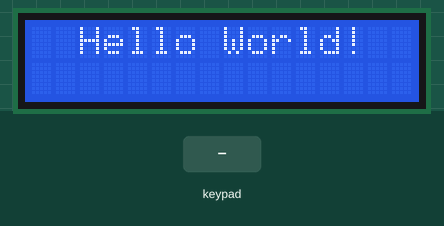
Simulated run of this sketch. Board: Arduino Uno, built with avr-gcc and run on an emulated ATmega328P. Shown: 16×2 character LCD. The inputs (shaded band) are chosen by the test bench.

Above: at 0.1 s.
3.8 s: keypad keys 9 8 7 6 * pressed 0.4 s apart
At 6.5 s:
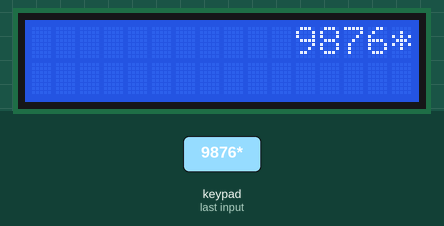
7.3 s: key '1' pressed
At 7.7 s:
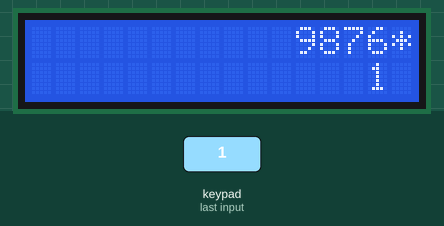
8.8 s: key '4' pressed
At 10.0 s:
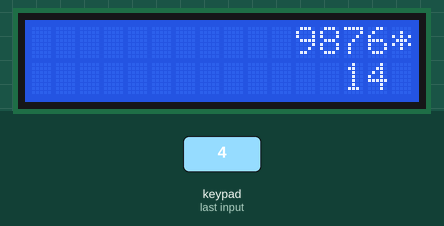
10.3 s: keypad keys 9 8 7 6 pressed 0.4 s apart
At 12.1 s:
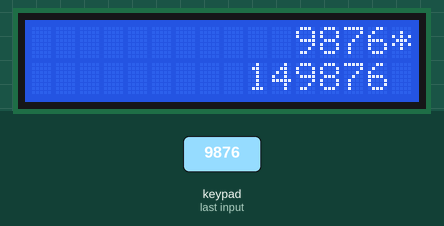
13.4 s: key 'X' pressed
At 13.7 s:
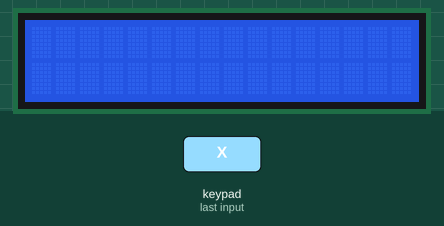
14.9 s: keypad keys 7 + 5 = pressed 0.4 s apart
At 15.5 s:
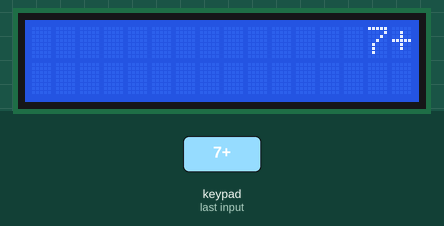
Timing chart, 0 to 17.9 s (numbered marks = the images above; inputs shaded):
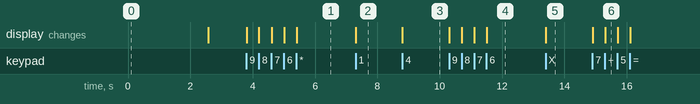

Measured:
- after the input at 3.8 s, the display: first changes at once (image 1 shows a later state)
- after the input at 7.3 s, the display: changes at once (image 2)
- after the input at 8.8 s, the display: changes at once (image 3)
- after the input at 10.3 s, the display: first changes at once (image 4 shows a later state)
- after the input at 13.4 s, the display: changes at once (image 5)
- after the input at 14.9 s, the display: first changes at once (image 6 shows a later state)

The sketch:

arduino_calculator.ino
```cpp
#include <LiquidCrystal.h> //import lcd library
#include <Keypad.h> //import keypad library

LiquidCrystal lcd(5, 4, 3, 2, 1, 0); //lcd pins
const byte ROWS = 4; // four rows
const byte COLS = 4; // four columns

//define the keymap
char keys [ROWS] [COLS] = {
  {'1', '4', '7', 'X'},
  {'2', '5', '8', '0'},
  {'3', '6', '9', '='},
  {'/', '*', '-', '+'}
};
byte rowPins[ROWS] = {
  9 ,8 ,7 ,6}; //connect keypad ROW1, ROW2, ROW3, ROW4 to these arduino pins
byte colPins[COLS] = {
  13, 12, 11, 10}; //connect keypad COL1, COL2, COL3, COL4 to these arduino pins

//create the keypad
Keypad myKeypad = Keypad( makeKeymap(keys), rowPins, colPins, ROWS, COLS );

//variables declaration
boolean valOnePresent = false;
boolean next = false;
boolean final = false;
String num1, num2;
int ans;
char op;

void setup(){
  lcd.begin(16,2);
  lcd.setCursor(2,0);
  lcd.print("Hello World!");
  delay(2500);
  lcd.clear(); //clears the LCD screen and positions the cursor in the upper-left corner.
}

void loop(){
  char key = myKeypad.getKey();

  if (key != NO_KEY && (key=='1'||key=='2'||key=='3'||key=='4'||key=='5'||key=='6'||key=='7'||key=='8'||key=='9'||key=='0')){
    if (valOnePresent != true){
      num1 = num1 + key;
      int numLength = num1.length();
      lcd.setCursor(15 - numLength, 0); //to adjust one whitespace for operator
      lcd.print(num1);
    }
    else {
      num2 = num2 + key;
      int numLength = num2.length();
      lcd.setCursor(15 - numLength, 1);
      lcd.print(num2);
      final = true;
    }
  }

  else if (valOnePresent == false && key != NO_KEY && (key == '/' || key == '*' || key == '-' || key == '+')){
    if (valOnePresent == false){
      valOnePresent = true;
      op = key;
      lcd.setCursor(15,0); //operator on right corner
      lcd.print(op);
    }
  }

  else if (final == true && key != NO_KEY && key == '='){
    if (op == '+'){
      ans = num1.toInt() + num2.toInt();
    }
    else if (op == '-'){
      ans = num1.toInt() - num2.toInt();
    }
    else if (op == '*'){
      ans = num1.toInt() * num2.toInt();
    }
    else if (op == '/'){
      ans = num1.toInt() / num2.toInt();
    }
      lcd.clear();
      lcd.setCursor(15,0);
      lcd.autoscroll();
      lcd.print(ans);
      lcd.noAutoscroll();
  }
  else if (key != NO_KEY && key == 'X'){
    lcd.clear();
    valOnePresent = false;
    final = false;
    num1 = "";
    num2 = "";
    ans = 0;
    op = ' ';
  }
}

// Kudos to Vathsav Harikrishnan for his tutorial in http://www.vathsav.com/post/arduino_calculator.html
```
